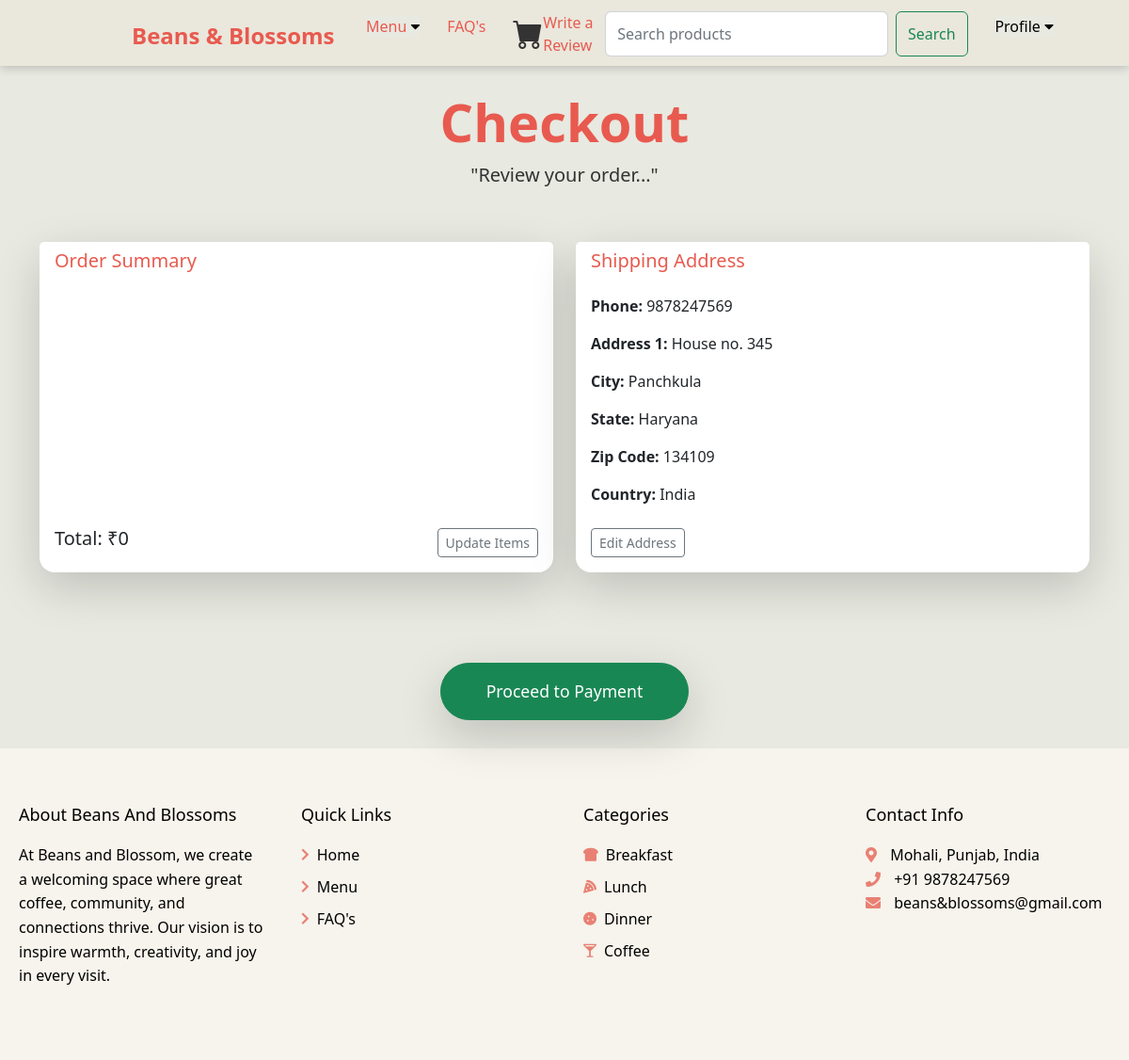
Page /cart/checkout/ (signed in) on the committed database.
### main/models.py (models this page shows, shortened)
class Profile(models.Model):
    user = models.OneToOneField(User, on_delete=models.CASCADE)
    date_modified = models.DateTimeField(auto_now=True)  # Automatically updates on save
    phone = models.CharField(max_length=20, blank=True)
    address1 = models.CharField(max_length=200, blank=True)
    address2 = models.CharField(max_length=200, blank=True)
    city = models.CharField(max_length=200, blank=True)
    state = models.CharField(max_length=200, blank=True)
    zipcode = models.CharField(max_length=200, blank=True)
    country = models.CharField(max_length=200, blank=True)
    old_cart = models.TextField(blank=True, null=True, default='{}')  # Store cart as JSON string

### cart/views.py (the view)
# urls.py: path('checkout/', views.checkout, name = "checkout"),
def checkout(request):
    if not request.user.is_authenticated:
        messages.info(request, "You need to register or log in before proceeding to checkout.")
        return redirect('/?show_register_modal=true')  # Passing a query param to trigger the modal
    cart = Cart(request)
    cart_products = cart.get_prods
    quantities = cart.get_quants
    totals = cart.cart_total()
    profile = None
    if request.user.is_authenticated:
        try:
            profile = Profile.objects.get(user=request.user)
        except Profile.DoesNotExist:
            profile = None
    return render(request, "checkout.html", {
        "cart_products": cart_products,
        "quantities": quantities,
        "totals": totals,
        "profile": profile,  # Pass profile to template
    })

### cart/cart.py (called while the page is built, shortened)
    def cart_total(self):
        product_ids = self.cart.keys()
        products = Product.objects.filter(id__in = product_ids)
        quantities = self.cart
        total=0
        return total

    def get_prods(self):
        product_ids = self.cart.keys()
        products = Product.objects.filter(id__in=product_ids)
        return products

### cart/context_processors.py (called while the page is built)
def cart(request):
    return {'cart': Cart(request)}

### cart/templates/checkout.html (shortened to what this page needs)
{% extends 'base.html' %}
{% load static %}
{% block content %}
<header class="py-5">
    <div class="container px-4 px-lg-5 my-5">
        <div class="text-center">
            <h1 class="display-4 fw-bolder" style="color: #E85A4F;">Checkout</h1>
            <p class="lead fw-normal mb-0" style="color: #333;">"Review your order..."</p>
        </div>
    </div>
</header>
<div class="container mb-5" style="margin-top: -40px;">
    <div class="row d-flex align-items-stretch">
        <div class="col-md-6 mb-4 d-flex">
            <div class="card shadow-lg rounded-4 border-0 w-100 h-100">
                <div class="card-header bg-white border-bottom-0 rounded-top-4">
                    <h5 class="mb-0" style="color: #E85A4F;">Order Summary</h5>
                </div>
                <div class="card-body d-flex flex-column justify-content-between">
                    <div class="d-flex justify-content-between align-items-center mt-3">
                        <h5 class="text-end">Total: ₹{{ totals }}</h5>
                        <a href="{% url 'cart_summary' %}" class="btn btn-outline-secondary btn-sm">Update Items</a>
                    </div>
                </div>
            </div>
        </div>
        <div class="col-md-6 mb-4 d-flex">
            <div class="card shadow-lg rounded-4 border-0 w-100 h-100">
                <div class="card-header bg-white border-bottom-0 rounded-top-4">
                    <h5 class="mb-0" style="color: #E85A4F;">Shipping Address</h5>
                </div>
                <div class="card-body d-flex flex-column justify-content-between">
                    <div>
                        {% if profile.phone and profile.address1 and profile.city and profile.state and profile.zipcode and profile.country %}
                            <p><strong>Phone:</strong> {{ profile.phone }}</p>
                            <p><strong>Address 1:</strong> {{ profile.address1 }}</p>
                            <p><strong>City:</strong> {{ profile.city }}</p>
                            <p><strong>State:</strong> {{ profile.state }}</p>
                            <p><strong>Zip Code:</strong> {{ profile.zipcode }}</p>
                            <p><strong>Country:</strong> {{ profile.country }}</p>
                        {% else %}
                            <p class="text-warning">⚠️ Your shipping details are incomplete. Please update your address information.</p>
                        {% endif %}
                    </div>
                    <div>
                        {% if profile.phone and profile.address1 %}
                            <a href="#" data-bs-toggle="modal" data-bs-target="#userInfoModal" class="btn btn-outline-secondary btn-sm mt-2">Edit Address</a>
                        {% else %}
                            <a href="#" data-bs-toggle="modal" data-bs-target="#userInfoModal" class="btn btn-outline-primary btn-sm mt-2">Update Address Info</a>
                        {% endif %}
                    </div>
                </div>
            </div>
        </div>
    </div>
</div>
<br/>
<center>
<button type="submit" class="btn btn-success px-5 py-3 rounded-pill shadow-lg" style="font-size: 1.1rem; transition: transform 0.2s ease-in-out; margin-bottom: 30px;">
  Proceed to Payment
</button>
</center>
{% endblock %}

### main/templates/base.html (style rules this page uses)
* { margin: 0; padding: 0; box-sizing: border-box; }
body { background-color: #E8E9E1; }

### rows in the picture
Profile: phone "9878247569", address1 "House no. 345", city "Panchkula", state "Haryana", zipcode "134109", country "India"

### other values in the picture
{{ totals }} "0"
